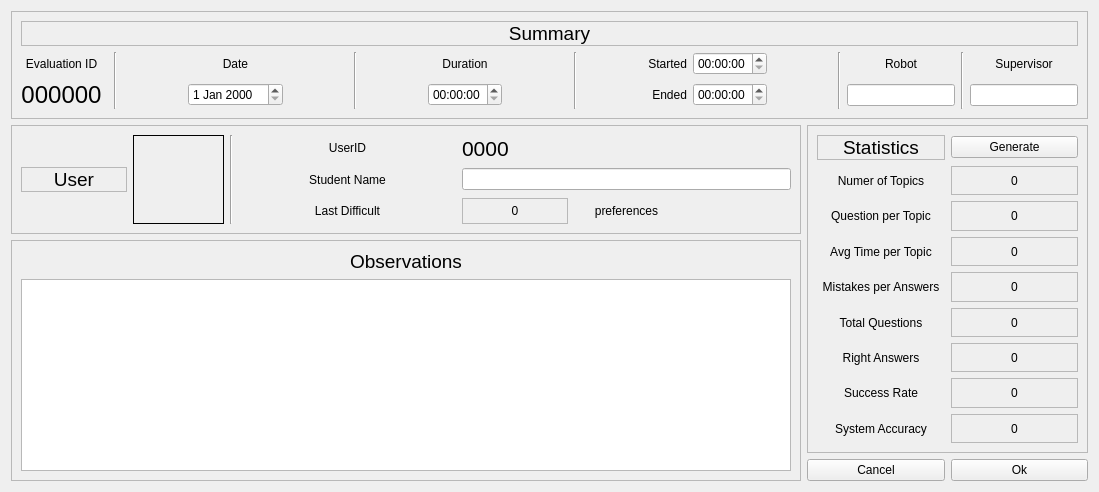
          <widget class="QWidget" name="tab_16">
           <attribute name="title">
            <string>Overview</string>
           </attribute>
           <layout class="QGridLayout" name="gridLayout_58">
            <item row="0" column="0" colspan="3">
             <widget class="QFrame" name="frame_28">
              <property name="frameShape">
               <enum>QFrame::StyledPanel</enum>
              </property>
              <property name="frameShadow">
               <enum>QFrame::Raised</enum>
              </property>
              <layout class="QGridLayout" name="gridLayout_24">
               <item row="1" column="6" rowspan="2">
                <widget class="Line" name="line_9">
                 <property name="orientation">
                  <enum>Qt::Vertical</enum>
                 </property>
                </widget>
               </item>
               <item row="1" column="4">
                <widget class="QLabel" name="label_53">
                 <property name="text">
                  <string>Date</string>
                 </property>
                 <property name="alignment">
                  <set>Qt::AlignCenter</set>
                 </property>
                </widget>
               </item>
               <item row="2" column="0">
                <widget class="QLabel" name="eval_id_label">
                 <property name="font">
                  <font>
                   <pointsize>18</pointsize>
                  </font>
                 </property>
                 <property name="text">
                  <string>000000</string>
                 </property>
                 <property name="alignment">
                  <set>Qt::AlignCenter</set>
                 </property>
                </widget>
               </item>
               <item row="1" column="0">
                <widget class="QLabel" name="label_135">
                 <property name="text">
                  <string>Evaluation ID</string>
                 </property>
                 <property name="alignment">
                  <set>Qt::AlignCenter</set>
                 </property>
                </widget>
               </item>
               <item row="2" column="8">
                <widget class="QTimeEdit" name="eval_duration"/>
               </item>
               <item row="1" column="8">
                <widget class="QLabel" name="label_143">
                 <property name="text">
                  <string>Duration</string>
                 </property>
                 <property name="alignment">
                  <set>Qt::AlignCenter</set>
                 </property>
                </widget>
               </item>
               <item row="2" column="4">
                <widget class="QDateEdit" name="eval_date"/>
               </item>
               <item row="1" column="7">
                <spacer name="horizontalSpacer_22">
                 <property name="orientation">
                  <enum>Qt::Horizontal</enum>
                 </property>
                 <property name="sizeHint" stdset="0">
                  <size>
                   <width>40</width>
                   <height>20</height>
                  </size>
                 </property>
                </spacer>
               </item>
               <item row="1" column="2" rowspan="2">
                <widget class="Line" name="line_4">
                 <property name="orientation">
                  <enum>Qt::Vertical</enum>
                 </property>
                </widget>
               </item>
               <item row="1" column="13">
                <widget class="QTimeEdit" name="eval_start"/>
               </item>
               <item row="2" column="13">
                <widget class="QTimeEdit" name="eval_end"/>
               </item>
               <item row="1" column="10" rowspan="2">
                <widget class="Line" name="line_10">
                 <property name="orientation">
                  <enum>Qt::Vertical</enum>
                 </property>
                </widget>
               </item>
               <item row="1" column="12">
                <widget class="QLabel" name="label_137">
                 <property name="text">
                  <string>Started</string>
                 </property>
                 <property name="alignment">
                  <set>Qt::AlignRight|Qt::AlignTrailing|Qt::AlignVCenter</set>
                 </property>
                </widget>
               </item>
               <item row="2" column="12">
                <widget class="QLabel" name="label_138">
                 <property name="text">
                  <string>Ended</string>
                 </property>
                 <property name="alignment">
                  <set>Qt::AlignRight|Qt::AlignTrailing|Qt::AlignVCenter</set>
                 </property>
                </widget>
               </item>
               <item row="1" column="11">
                <spacer name="horizontalSpacer_24">
                 <property name="orientation">
                  <enum>Qt::Horizontal</enum>
                 </property>
                 <property name="sizeHint" stdset="0">
                  <size>
                   <width>40</width>
                   <height>20</height>
                  </size>
                 </property>
                </spacer>
               </item>
               <item row="1" column="18">
                <widget class="QLabel" name="label_148">
                 <property name="text">
                  <string>Supervisor</string>
                 </property>
                 <property name="alignment">
                  <set>Qt::AlignCenter</set>
                 </property>
                </widget>
               </item>
               <item row="1" column="15" rowspan="2">
                <widget class="Line" name="line_6">
                 <property name="orientation">
                  <enum>Qt::Vertical</enum>
                 </property>
                </widget>
               </item>
               <item row="1" column="16">
                <widget class="QLabel" name="label_28">
                 <property name="text">
                  <string>Robot</string>
                 </property>
                 <property name="alignment">
                  <set>Qt::AlignCenter</set>
                 </property>
                </widget>
               </item>
               <item row="1" column="9">
                <spacer name="horizontalSpacer_23">
                 <property name="orientation">
                  <enum>Qt::Horizontal</enum>
                 </property>
                 <property name="sizeHint" stdset="0">
                  <size>
                   <width>40</width>
                   <height>20</height>
                  </size>
                 </property>
                </spacer>
               </item>
               <item row="1" column="14">
                <spacer name="horizontalSpacer_26">
                 <property name="orientation">
                  <enum>Qt::Horizontal</enum>
                 </property>
                 <property name="sizeHint" stdset="0">
                  <size>
                   <width>40</width>
                   <height>20</height>
                  </size>
                 </property>
                </spacer>
               </item>
               <item row="1" column="5">
                <spacer name="horizontalSpacer_21">
                 <property name="orientation">
                  <enum>Qt::Horizontal</enum>
                 </property>
                 <property name="sizeHint" stdset="0">
                  <size>
                   <width>40</width>
                   <height>20</height>
                  </size>
                 </property>
                </spacer>
               </item>
               <item row="2" column="16">
                <widget class="QLineEdit" name="lineEdit"/>
               </item>
               <item row="1" column="17" rowspan="2">
                <widget class="Line" name="line_13">
                 <property name="orientation">
                  <enum>Qt::Vertical</enum>
                 </property>
                </widget>
               </item>
               <item row="1" column="3">
                <spacer name="horizontalSpacer_20">
                 <property name="orientation">
                  <enum>Qt::Horizontal</enum>
                 </property>
                 <property name="sizeHint" stdset="0">
                  <size>
                   <width>40</width>
                   <height>20</height>
                  </size>
                 </property>
                </spacer>
               </item>
               <item row="2" column="18">
                <widget class="QLineEdit" name="eval_supervisor"/>
               </item>
               <item row="0" column="0" colspan="19">
                <widget class="QLabel" name="label_164">
                 <property name="font">
                  <font>
                   <pointsize>14</pointsize>
                  </font>
                 </property>
                 <property name="frameShape">
                  <enum>QFrame::StyledPanel</enum>
                 </property>
                 <property name="text">
                  <string>Summary</string>
                 </property>
                 <property name="alignment">
                  <set>Qt::AlignCenter</set>
                 </property>
                </widget>
               </item>
              </layout>
             </widget>
            </item>
            <item row="1" column="0">
             <widget class="QFrame" name="frame_73">
              <property name="minimumSize">
               <size>
                <width>491</width>
                <height>109</height>
               </size>
              </property>
              <property name="frameShape">
               <enum>QFrame::StyledPanel</enum>
              </property>
              <property name="frameShadow">
               <enum>QFrame::Raised</enum>
              </property>
              <layout class="QGridLayout" name="gridLayout_57">
               <item row="1" column="3" rowspan="3">
                <widget class="Line" name="line_12">
                 <property name="orientation">
                  <enum>Qt::Vertical</enum>
                 </property>
                </widget>
               </item>
               <item row="1" column="1" rowspan="3">
                <widget class="QLabel" name="eval_user_pic">
                 <property name="minimumSize">
                  <size>
                   <width>0</width>
                   <height>0</height>
                  </size>
                 </property>
                 <property name="maximumSize">
                  <size>
                   <width>91</width>
                   <height>91</height>
                  </size>
                 </property>
                 <property name="frameShape">
                  <enum>QFrame::Box</enum>
                 </property>
                 <property name="text">
                  <string/>
                 </property>
                 <property name="pixmap">
                  <pixmap resource="imgs.qrc">:/imgs/user2.png</pixmap>
                 </property>
                 <property name="scaledContents">
                  <bool>true</bool>
                 </property>
                 <property name="alignment">
                  <set>Qt::AlignCenter</set>
                 </property>
                 <property name="wordWrap">
                  <bool>true</bool>
                 </property>
                 <property name="indent">
                  <number>-1</number>
                 </property>
                </widget>
               </item>
               <item row="3" column="7">
                <widget class="QLabel" name="label_157">
                 <property name="text">
                  <string>preferences</string>
                 </property>
                 <property name="alignment">
                  <set>Qt::AlignCenter</set>
                 </property>
                </widget>
               </item>
               <item row="1" column="6" colspan="2">
                <widget class="QLabel" name="eval_user_id_label">
                 <property name="font">
                  <font>
                   <pointsize>16</pointsize>
                  </font>
                 </property>
                 <property name="text">
                  <string>0000</string>
                 </property>
                 <property name="alignment">
                  <set>Qt::AlignLeading|Qt::AlignLeft|Qt::AlignVCenter</set>
                 </property>
                </widget>
               </item>
               <item row="2" column="4" colspan="2">
                <widget class="QLabel" name="label_154">
                 <property name="text">
                  <string>Student Name</string>
                 </property>
                 <property name="alignment">
                  <set>Qt::AlignCenter</set>
                 </property>
                </widget>
               </item>
               <item row="3" column="6">
                <widget class="QLabel" name="eval_last_dif">
                 <property name="frameShape">
                  <enum>QFrame::StyledPanel</enum>
                 </property>
                 <property name="text">
                  <string>0</string>
                 </property>
                 <property name="alignment">
                  <set>Qt::AlignCenter</set>
                 </property>
                </widget>
               </item>
               <item row="1" column="4" colspan="2">
                <widget class="QLabel" name="label_155">
                 <property name="text">
                  <string>UserID</string>
                 </property>
                 <property name="alignment">
                  <set>Qt::AlignCenter</set>
                 </property>
                </widget>
               </item>
               <item row="3" column="4" colspan="2">
                <widget class="QLabel" name="label_152">
                 <property name="text">
                  <string>Last Difficult</string>
                 </property>
                 <property name="alignment">
                  <set>Qt::AlignCenter</set>
                 </property>
                </widget>
               </item>
               <item row="2" column="6" colspan="3">
                <widget class="QLineEdit" name="eval_user_name"/>
               </item>
               <item row="2" column="0">
                <widget class="QLabel" name="label_142">
                 <property name="font">
                  <font>
                   <pointsize>14</pointsize>
                  </font>
                 </property>
                 <property name="frameShape">
                  <enum>QFrame::StyledPanel</enum>
                 </property>
                 <property name="text">
                  <string>User</string>
                 </property>
                 <property name="alignment">
                  <set>Qt::AlignCenter</set>
                 </property>
                </widget>
               </item>
              </layout>
             </widget>
            </item>
            <item row="1" column="1" rowspan="2" colspan="2">
             <widget class="QFrame" name="frame_47">
              <property name="minimumSize">
               <size>
                <width>281</width>
                <height>0</height>
               </size>
              </property>
              <property name="frameShape">
               <enum>QFrame::StyledPanel</enum>
              </property>
              <property name="frameShadow">
               <enum>QFrame::Raised</enum>
              </property>
              <layout class="QGridLayout" name="gridLayout_56">
               <item row="5" column="0">
                <widget class="QLabel" name="label_150">
                 <property name="text">
                  <string>Total Questions</string>
                 </property>
                 <property name="alignment">
                  <set>Qt::AlignCenter</set>
                 </property>
                </widget>
               </item>
               <item row="7" column="0">
                <widget class="QLabel" name="label_159">
                 <property name="text">
                  <string>Success Rate</string>
                 </property>
                 <property name="alignment">
                  <set>Qt::AlignCenter</set>
                 </property>
                </widget>
               </item>
               <item row="1" column="0">
                <widget class="QLabel" name="label_141">
                 <property name="text">
                  <string>Numer of Topics</string>
                 </property>
                 <property name="alignment">
                  <set>Qt::AlignCenter</set>
                 </property>
                </widget>
               </item>
               <item row="1" column="1">
                <widget class="QLabel" name="label_145">
                 <property name="frameShape">
                  <enum>QFrame::StyledPanel</enum>
                 </property>
                 <property name="text">
                  <string>0</string>
                 </property>
                 <property name="alignment">
                  <set>Qt::AlignCenter</set>
                 </property>
                </widget>
               </item>
               <item row="2" column="0">
                <widget class="QLabel" name="label_140">
                 <property name="text">
                  <string>Question per Topic</string>
                 </property>
                 <property name="alignment">
                  <set>Qt::AlignCenter</set>
                 </property>
                </widget>
               </item>
               <item row="2" column="1">
                <widget class="QLabel" name="label_147">
                 <property name="frameShape">
                  <enum>QFrame::StyledPanel</enum>
                 </property>
                 <property name="text">
                  <string>0</string>
                 </property>
                 <property name="alignment">
                  <set>Qt::AlignCenter</set>
                 </property>
                </widget>
               </item>
               <item row="3" column="0">
                <widget class="QLabel" name="label_139">
                 <property name="layoutDirection">
                  <enum>Qt::LeftToRight</enum>
                 </property>
                 <property name="text">
                  <string>Avg Time per Topic</string>
                 </property>
                 <property name="alignment">
                  <set>Qt::AlignCenter</set>
                 </property>
                </widget>
               </item>
               <item row="3" column="1">
                <widget class="QLabel" name="label_146">
                 <property name="frameShape">
                  <enum>QFrame::StyledPanel</enum>
                 </property>
                 <property name="text">
                  <string>0</string>
                 </property>
                 <property name="alignment">
                  <set>Qt::AlignCenter</set>
                 </property>
                </widget>
               </item>
               <item row="4" column="0">
                <widget class="QLabel" name="label_149">
                 <property name="text">
                  <string>Mistakes per Answers</string>
                 </property>
                 <property name="alignment">
                  <set>Qt::AlignCenter</set>
                 </property>
                </widget>
               </item>
               <item row="4" column="1">
                <widget class="QLabel" name="label_54">
                 <property name="frameShape">
                  <enum>QFrame::StyledPanel</enum>
                 </property>
                 <property name="text">
                  <string>0</string>
                 </property>
                 <property name="alignment">
                  <set>Qt::AlignCenter</set>
                 </property>
                </widget>
               </item>
               <item row="8" column="0">
                <widget class="QLabel" name="label_160">
                 <property name="text">
                  <string>System Accuracy</string>
                 </property>
                 <property name="alignment">
                  <set>Qt::AlignCenter</set>
                 </property>
                </widget>
               </item>
               <item row="6" column="1">
                <widget class="QLabel" name="label_161">
                 <property name="frameShape">
                  <enum>QFrame::StyledPanel</enum>
                 </property>
                 <property name="text">
                  <string>0</string>
                 </property>
                 <property name="alignment">
                  <set>Qt::AlignCenter</set>
                 </property>
                </widget>
               </item>
               <item row="7" column="1">
                <widget class="QLabel" name="label_162">
                 <property name="frameShape">
                  <enum>QFrame::StyledPanel</enum>
                 </property>
                 <property name="text">
                  <string>0</string>
                 </property>
                 <property name="alignment">
                  <set>Qt::AlignCenter</set>
                 </property>
                </widget>
               </item>
               <item row="5" column="1">
                <widget class="QLabel" name="label_151">
                 <property name="frameShape">
                  <enum>QFrame::StyledPanel</enum>
                 </property>
                 <property name="text">
                  <string>0</string>
                 </property>
                 <property name="alignment">
                  <set>Qt::AlignCenter</set>
                 </property>
                </widget>
               </item>
               <item row="6" column="0">
                <widget class="QLabel" name="label_153">
                 <property name="text">
                  <string>Right Answers</string>
                 </property>
                 <property name="alignment">
                  <set>Qt::AlignCenter</set>
                 </property>
                </widget>
               </item>
               <item row="8" column="1">
                <widget class="QLabel" name="label_163">
                 <property name="frameShape">
                  <enum>QFrame::StyledPanel</enum>
                 </property>
                 <property name="text">
                  <string>0</string>
                 </property>
                 <property name="alignment">
                  <set>Qt::AlignCenter</set>
                 </property>
                </widget>
               </item>
               <item row="0" column="0">
                <widget class="QLabel" name="label_144">
                 <property name="font">
                  <font>
                   <pointsize>14</pointsize>
                  </font>
                 </property>
                 <property name="frameShape">
                  <enum>QFrame::StyledPanel</enum>
                 </property>
                 <property name="text">
                  <string>Statistics</string>
                 </property>
                 <property name="alignment">
                  <set>Qt::AlignCenter</set>
                 </property>
                </widget>
               </item>
               <item row="0" column="1">
                <widget class="QPushButton" name="eval_gen_stats_button">
                 <property name="text">
                  <string>Generate</string>
                 </property>
                </widget>
               </item>
              </layout>
             </widget>
            </item>
            <item row="3" column="2">
             <widget class="QPushButton" name="eval_ok_button">
              <property name="text">
               <string>Ok</string>
              </property>
             </widget>
            </item>
            <item row="3" column="1">
             <widget class="QPushButton" name="eval_cancel_button">
              <property name="text">
               <string>Cancel</string>
              </property>
             </widget>
            </item>
            <item row="2" column="0" rowspan="2">
             <widget class="QFrame" name="frame_74">
              <property name="frameShape">
               <enum>QFrame::StyledPanel</enum>
              </property>
              <property name="frameShadow">
               <enum>QFrame::Raised</enum>
              </property>
              <layout class="QVBoxLayout" name="verticalLayout_14">
               <item>
                <widget class="QLabel" name="label_11">
                 <property name="font">
                  <font>
                   <pointsize>14</pointsize>
                  </font>
                 </property>
                 <property name="text">
                  <string>Observations</string>
                 </property>
                 <property name="alignment">
                  <set>Qt::AlignCenter</set>
                 </property>
                </widget>
               </item>
               <item>
                <widget class="QTextEdit" name="eval_observation"/>
               </item>
              </layout>
             </widget>
            </item>
           </layout>
          </widget>
